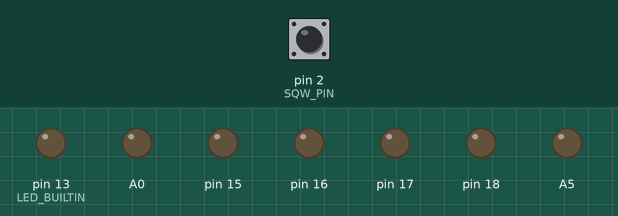
Simulated run of this sketch. Board: Arduino Uno, built with avr-gcc and run on an emulated ATmega328P. Parts: output pins drawn as LEDs (lit = HIGH). Dashed ring = blinking. The inputs (shaded band) are chosen by the test bench; at power-on: pin 2 (SQW_PIN) HIGH. Sleep ends after the set time or at an interrupt.

Above: at 5.0 s.
5.1 s: pin 2 (SQW_PIN) pulled LOW for 0.15 s
At 5.5 s:
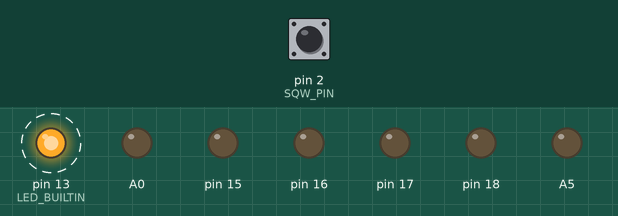
8.2 s: pin 2 (SQW_PIN) pulled LOW for 1 s
At 8.6 s:
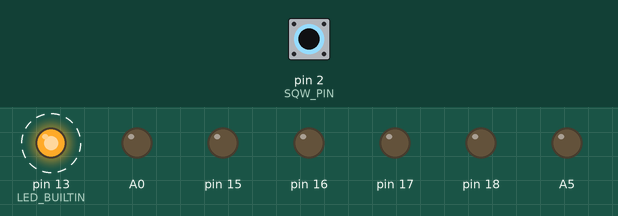
12.2 s: pin 2 (SQW_PIN) pulled LOW for 3.2 s
At 15.3 s:
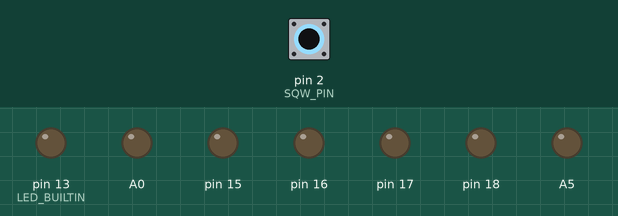
Timing chart, 0 to 16.8 s (numbered marks = the images above; inputs shaded):
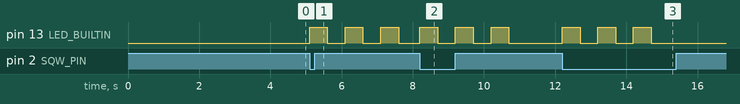

The sketch:

power-saving-no-alarm.ino
```cpp
#include <avr/sleep.h>

#define SQW_PIN 2   // connect this pin to DS3231 INT/SQW pin


void setup ()
{
  Serial.begin(9600);

  // set led built
  pinMode(LED_BUILTIN, OUTPUT);
  digitalWrite(LED_BUILTIN, LOW);

  // configure an interrupt on the falling edge from the SQW pin
  pinMode(SQW_PIN, INPUT_PULLUP);


  sleep();
}


void loop()
{

  // blink
  digitalWrite(LED_BUILTIN, HIGH);
  delay(500);
  digitalWrite(LED_BUILTIN, LOW);
  delay(500);
  digitalWrite(LED_BUILTIN, HIGH);
  delay(500);
  digitalWrite(LED_BUILTIN, LOW);
  delay(500);
  digitalWrite(LED_BUILTIN, HIGH);
  delay(500);
  digitalWrite(LED_BUILTIN, LOW);

  sleep();

}

void wakeUp()
{
  sleep_disable();
  detachInterrupt(0);
}


void sleep()
{
  // turn off analog pins
  for (byte iPin = A0; iPin <= A5; iPin++)
  {
    pinMode(iPin, OUTPUT);
    digitalWrite(iPin, LOW);
  }

  // disable ADC
  ADCSRA = 0;

  noInterrupts();           // timed sequence follows
  sleep_enable();

  attachInterrupt(digitalPinToInterrupt(2), wakeUp, FALLING);

  set_sleep_mode(SLEEP_MODE_PWR_DOWN);

  // turn off brown-out enable in software
  MCUCR = bit (BODS) | bit (BODSE);
  MCUCR = bit (BODS);

  // disabe BOD before going to sleep
  cli();
  sleep_bod_disable();
  sei();

  interrupts();             // guarantees next instruction executed
  sleep_cpu();              // sleep within 3 clock cycles of above
}
```

Measured:
- after the input at 5.1 s, pin 13 (LED_BUILTIN): alternates HIGH for 0.50 s and LOW for 0.50 s, starting at once
- after the input at 8.2 s, pin 13 (LED_BUILTIN): alternates HIGH for 0.50 s and LOW for 0.50 s, 6 changes in all, then stays LOW, starting at once
- after the input at 12.2 s, pin 13 (LED_BUILTIN): alternates HIGH for 0.50 s and LOW for 0.50 s, 6 changes in all, then stays LOW, starting at once
